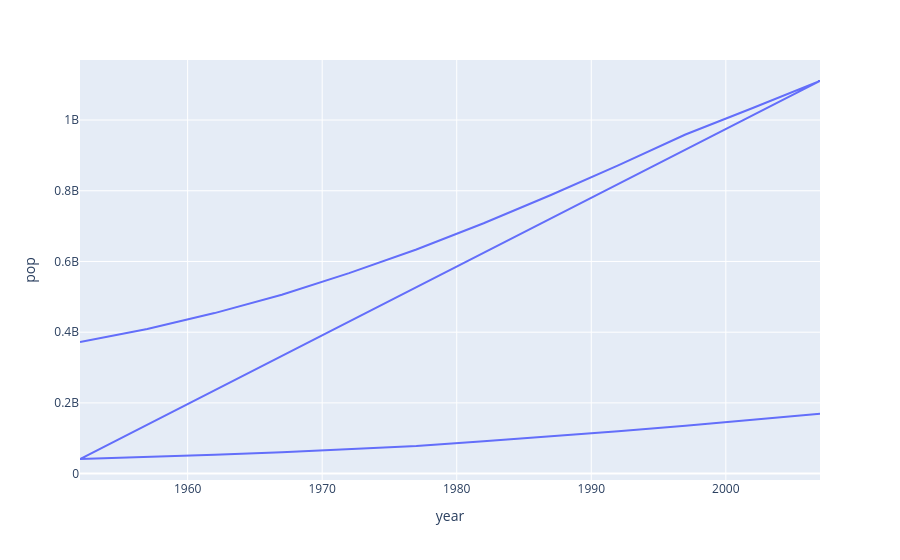

Notebook code cell kept with this figure:
### Code cell
# • Line Chart
df = px.data.gapminder().query("country == 'India' or country == 'Pakistan'")
fig = px.line(df, x='year', y='pop')
fig.show()

### Figure 1 — Plotly figure (JSON) as saved in the notebook; plotly's stock layout.template omitted (floating-point values rounded to 4 significant figures)
{"data": [{"hovertemplate": "year=%{x}<br>pop=%{y}<extra></extra>", "legendgroup": "", "line": {"color": "#636efa", "dash": "solid"}, "marker": {"symbol": "circle"}, "mode": "lines", "name": "", "orientation": "v", "showlegend": false, "type": "scatter", "x": [1952, 1957, 1962, 1967, 1972, 1977, 1982, 1987, 1992, 1997, 2002, 2007, 1952, 1957, 1962, 1967, 1972, 1977, 1982, 1987, 1992, 1997, 2002, 2007], "xaxis": "x", "y": [372000000, 409000000, 454000000, 506000000, 567000000, 634000000, 708000000, 788000000, 872000000, 959000000, 1034172547, 1110396331, 41346560, 46679944, 53100671, 60641899, 69325921, 78152686, 91462088, 105186881, 120065004, 135564834, 153403524, 169270617], "yaxis": "y"}], "layout": {"legend": {"tracegroupgap": 0}, "margin": {"t": 60}, "xaxis": {"anchor": "y", "domain": [0, 1], "title": {"text": "year"}}, "yaxis": {"anchor": "x", "domain": [0, 1], "title": {"text": "pop"}}}}
